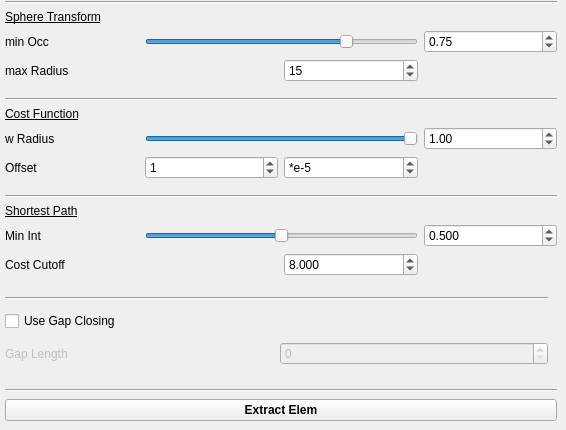
               <widget class="QWidget" name="scrollAreaWidgetContents_2">
                <property name="geometry">
                 <rect>
                  <x>0</x>
                  <y>0</y>
                  <width>566</width>
                  <height>430</height>
                 </rect>
                </property>
                <layout class="QGridLayout" name="gridLayout_6">
                 <property name="leftMargin">
                  <number>0</number>
                 </property>
                 <property name="topMargin">
                  <number>0</number>
                 </property>
                 <property name="rightMargin">
                  <number>0</number>
                 </property>
                 <property name="bottomMargin">
                  <number>0</number>
                 </property>
                 <item row="0" column="0">
                  <widget class="QWidget" name="page_vol_scroll_inner" native="true">
                   <property name="minimumSize">
                    <size>
                     <width>280</width>
                     <height>430</height>
                    </size>
                   </property>
                   <property name="maximumSize">
                    <size>
                     <width>16777215</width>
                     <height>460</height>
                    </size>
                   </property>
                   <layout class="QVBoxLayout" name="verticalLayout">
                    <property name="leftMargin">
                     <number>5</number>
                    </property>
                    <property name="topMargin">
                     <number>0</number>
                    </property>
                    <property name="rightMargin">
                     <number>9</number>
                    </property>
                    <property name="bottomMargin">
                     <number>5</number>
                    </property>
                    <item>
                     <widget class="QWidget" name="sphere_widg" native="true">
                      <property name="sizePolicy">
                       <sizepolicy hsizetype="Minimum" vsizetype="Preferred">
                        <horstretch>0</horstretch>
                        <verstretch>0</verstretch>
                       </sizepolicy>
                      </property>
                      <property name="minimumSize">
                       <size>
                        <width>280</width>
                        <height>90</height>
                       </size>
                      </property>
                      <property name="maximumSize">
                       <size>
                        <width>16777215</width>
                        <height>90</height>
                       </size>
                      </property>
                      <layout class="QGridLayout" name="gridLayout_7">
                       <property name="leftMargin">
                        <number>0</number>
                       </property>
                       <property name="topMargin">
                        <number>0</number>
                       </property>
                       <property name="rightMargin">
                        <number>0</number>
                       </property>
                       <item row="1" column="0">
                        <widget class="QLabel" name="label_extr_sphere">
                         <property name="font">
                          <font>
                           <weight>50</weight>
                           <bold>false</bold>
                           <underline>true</underline>
                          </font>
                         </property>
                         <property name="text">
                          <string>Sphere Transform</string>
                         </property>
                        </widget>
                       </item>
                       <item row="0" column="0" colspan="4">
                        <widget class="Line" name="line_4">
                         <property name="orientation">
                          <enum>Qt::Horizontal</enum>
                         </property>
                        </widget>
                       </item>
                       <item row="3" column="0">
                        <widget class="QLabel" name="label_extr_rad">
                         <property name="font">
                          <font>
                           <weight>50</weight>
                           <bold>false</bold>
                          </font>
                         </property>
                         <property name="text">
                          <string>max Radius</string>
                         </property>
                        </widget>
                       </item>
                       <item row="3" column="2">
                        <widget class="QSpinBox" name="box_extr_rad">
                         <property name="font">
                          <font>
                           <weight>50</weight>
                           <bold>false</bold>
                          </font>
                         </property>
                         <property name="minimum">
                          <number>1</number>
                         </property>
                         <property name="value">
                          <number>15</number>
                         </property>
                        </widget>
                       </item>
                       <item row="2" column="3">
                        <widget class="QDoubleSpinBox" name="box_extr_occ">
                         <property name="font">
                          <font>
                           <weight>50</weight>
                           <bold>false</bold>
                          </font>
                         </property>
                         <property name="maximum">
                          <double>1.000000000000000</double>
                         </property>
                         <property name="singleStep">
                          <double>0.010000000000000</double>
                         </property>
                         <property name="value">
                          <double>0.750000000000000</double>
                         </property>
                        </widget>
                       </item>
                       <item row="2" column="1" colspan="2">
                        <widget class="QSlider" name="slider_extr_occ">
                         <property name="maximum">
                          <number>100</number>
                         </property>
                         <property name="sliderPosition">
                          <number>75</number>
                         </property>
                         <property name="orientation">
                          <enum>Qt::Horizontal</enum>
                         </property>
                        </widget>
                       </item>
                       <item row="2" column="0">
                        <widget class="QLabel" name="label_extr_occ">
                         <property name="font">
                          <font>
                           <weight>50</weight>
                           <bold>false</bold>
                          </font>
                         </property>
                         <property name="text">
                          <string>min Occ</string>
                         </property>
                        </widget>
                       </item>
                      </layout>
                     </widget>
                    </item>
                    <item>
                     <widget class="QWidget" name="cost_widg" native="true">
                      <property name="sizePolicy">
                       <sizepolicy hsizetype="Minimum" vsizetype="Preferred">
                        <horstretch>0</horstretch>
                        <verstretch>0</verstretch>
                       </sizepolicy>
                      </property>
                      <property name="minimumSize">
                       <size>
                        <width>280</width>
                        <height>90</height>
                       </size>
                      </property>
                      <property name="maximumSize">
                       <size>
                        <width>16777215</width>
                        <height>90</height>
                       </size>
                      </property>
                      <layout class="QGridLayout" name="gridLayout_8" columnstretch="0,0,0,0">
                       <property name="leftMargin">
                        <number>0</number>
                       </property>
                       <property name="topMargin">
                        <number>0</number>
                       </property>
                       <property name="rightMargin">
                        <number>0</number>
                       </property>
                       <item row="2" column="1" colspan="2">
                        <widget class="QSlider" name="slider_extr_cost">
                         <property name="maximum">
                          <number>100</number>
                         </property>
                         <property name="singleStep">
                          <number>1</number>
                         </property>
                         <property name="sliderPosition">
                          <number>100</number>
                         </property>
                         <property name="orientation">
                          <enum>Qt::Horizontal</enum>
                         </property>
                        </widget>
                       </item>
                       <item row="3" column="1">
                        <widget class="QSpinBox" name="box_extr_off_f">
                         <property name="font">
                          <font>
                           <weight>50</weight>
                           <bold>false</bold>
                          </font>
                         </property>
                         <property name="value">
                          <number>1</number>
                         </property>
                        </widget>
                       </item>
                       <item row="0" column="0" colspan="4">
                        <widget class="Line" name="line_5">
                         <property name="orientation">
                          <enum>Qt::Horizontal</enum>
                         </property>
                        </widget>
                       </item>
                       <item row="3" column="0">
                        <widget class="QLabel" name="label_extr_off">
                         <property name="font">
                          <font>
                           <weight>50</weight>
                           <bold>false</bold>
                          </font>
                         </property>
                         <property name="text">
                          <string>Offset</string>
                         </property>
                        </widget>
                       </item>
                       <item row="2" column="0">
                        <widget class="QLabel" name="label_extr_int_2">
                         <property name="font">
                          <font>
                           <weight>50</weight>
                           <bold>false</bold>
                          </font>
                         </property>
                         <property name="text">
                          <string>w Radius</string>
                         </property>
                        </widget>
                       </item>
                       <item row="2" column="3">
                        <widget class="QDoubleSpinBox" name="box_extr_cost">
                         <property name="font">
                          <font>
                           <weight>50</weight>
                           <bold>false</bold>
                          </font>
                         </property>
                         <property name="maximum">
                          <double>10.000000000000000</double>
                         </property>
                         <property name="singleStep">
                          <double>0.010000000000000</double>
                         </property>
                         <property name="value">
                          <double>1.000000000000000</double>
                         </property>
                        </widget>
                       </item>
                       <item row="3" column="2">
                        <widget class="QSpinBox" name="box_extr_off_e">
                         <property name="font">
                          <font>
                           <weight>50</weight>
                           <bold>false</bold>
                          </font>
                         </property>
                         <property name="prefix">
                          <string>*e-</string>
                         </property>
                         <property name="value">
                          <number>5</number>
                         </property>
                        </widget>
                       </item>
                       <item row="1" column="0">
                        <widget class="QLabel" name="label_extr_sphere_2">
                         <property name="font">
                          <font>
                           <weight>50</weight>
                           <bold>false</bold>
                           <underline>true</underline>
                          </font>
                         </property>
                         <property name="text">
                          <string>Cost Function</string>
                         </property>
                        </widget>
                       </item>
                      </layout>
                     </widget>
                    </item>
                    <item>
                     <widget class="QWidget" name="sp_widg" native="true">
                      <property name="minimumSize">
                       <size>
                        <width>280</width>
                        <height>90</height>
                       </size>
                      </property>
                      <property name="maximumSize">
                       <size>
                        <width>16777215</width>
                        <height>90</height>
                       </size>
                      </property>
                      <layout class="QGridLayout" name="gridLayout_9" columnstretch="1,1,1,1">
                       <property name="leftMargin">
                        <number>0</number>
                       </property>
                       <property name="topMargin">
                        <number>0</number>
                       </property>
                       <property name="rightMargin">
                        <number>0</number>
                       </property>
                       <item row="0" column="0" colspan="4">
                        <widget class="Line" name="line_7">
                         <property name="orientation">
                          <enum>Qt::Horizontal</enum>
                         </property>
                        </widget>
                       </item>
                       <item row="2" column="0">
                        <widget class="QLabel" name="label_extr_idd_2">
                         <property name="font">
                          <font>
                           <weight>50</weight>
                           <bold>false</bold>
                          </font>
                         </property>
                         <property name="text">
                          <string>Min Int</string>
                         </property>
                        </widget>
                       </item>
                       <item row="1" column="0">
                        <widget class="QLabel" name="label_extr_sp">
                         <property name="font">
                          <font>
                           <weight>50</weight>
                           <bold>false</bold>
                           <underline>true</underline>
                          </font>
                         </property>
                         <property name="text">
                          <string>Shortest Path</string>
                         </property>
                        </widget>
                       </item>
                       <item row="2" column="3">
                        <widget class="QDoubleSpinBox" name="box_extr_min_int">
                         <property name="font">
                          <font>
                           <weight>50</weight>
                           <bold>false</bold>
                          </font>
                         </property>
                         <property name="decimals">
                          <number>3</number>
                         </property>
                         <property name="maximum">
                          <double>1.000000000000000</double>
                         </property>
                         <property name="value">
                          <double>0.500000000000000</double>
                         </property>
                        </widget>
                       </item>
                       <item row="2" column="1" colspan="2">
                        <widget class="QSlider" name="slider_extr_min_int">
                         <property name="maximum">
                          <number>100</number>
                         </property>
                         <property name="singleStep">
                          <number>1</number>
                         </property>
                         <property name="value">
                          <number>50</number>
                         </property>
                         <property name="sliderPosition">
                          <number>50</number>
                         </property>
                         <property name="orientation">
                          <enum>Qt::Horizontal</enum>
                         </property>
                        </widget>
                       </item>
                       <item row="3" column="2">
                        <widget class="QDoubleSpinBox" name="box_extr_cut">
                         <property name="font">
                          <font>
                           <weight>50</weight>
                           <bold>false</bold>
                          </font>
                         </property>
                         <property name="decimals">
                          <number>3</number>
                         </property>
                         <property name="maximum">
                          <double>10000.000000000000000</double>
                         </property>
                         <property name="value">
                          <double>8.000000000000000</double>
                         </property>
                        </widget>
                       </item>
                       <item row="3" column="0">
                        <widget class="QLabel" name="label_extr_cutoff">
                         <property name="font">
                          <font>
                           <weight>50</weight>
                           <bold>false</bold>
                          </font>
                         </property>
                         <property name="text">
                          <string>Cost Cutoff</string>
                         </property>
                        </widget>
                       </item>
                      </layout>
                     </widget>
                    </item>
                    <item>
                     <widget class="QWidget" name="gap_widg" native="true">
                      <property name="minimumSize">
                       <size>
                        <width>280</width>
                        <height>60</height>
                       </size>
                      </property>
                      <property name="maximumSize">
                       <size>
                        <width>16777215</width>
                        <height>90</height>
                       </size>
                      </property>
                      <layout class="QGridLayout" name="gridLayout_10">
                       <property name="leftMargin">
                        <number>0</number>
                       </property>
                       <property name="topMargin">
                        <number>0</number>
                       </property>
                       <item row="0" column="0" colspan="2">
                        <widget class="Line" name="line_6">
                         <property name="orientation">
                          <enum>Qt::Horizontal</enum>
                         </property>
                        </widget>
                       </item>
                       <item row="1" column="0">
                        <widget class="QCheckBox" name="box_gap_closing">
                         <property name="font">
                          <font>
                           <weight>50</weight>
                           <bold>false</bold>
                          </font>
                         </property>
                         <property name="text">
                          <string>Use Gap Closing</string>
                         </property>
                        </widget>
                       </item>
                       <item row="2" column="0">
                        <widget class="QLabel" name="label_extr_gap_len">
                         <property name="enabled">
                          <bool>false</bool>
                         </property>
                         <property name="font">
                          <font>
                           <weight>50</weight>
                           <bold>false</bold>
                          </font>
                         </property>
                         <property name="text">
                          <string>Gap Length</string>
                         </property>
                        </widget>
                       </item>
                       <item row="2" column="1">
                        <widget class="QSpinBox" name="box_extr_gap_len">
                         <property name="enabled">
                          <bool>false</bool>
                         </property>
                         <property name="font">
                          <font>
                           <weight>50</weight>
                           <bold>false</bold>
                          </font>
                         </property>
                         <property name="maximum">
                          <number>1000</number>
                         </property>
                        </widget>
                       </item>
                      </layout>
                     </widget>
                    </item>
                    <item>
                     <widget class="Line" name="line_9">
                      <property name="orientation">
                       <enum>Qt::Horizontal</enum>
                      </property>
                     </widget>
                    </item>
                    <item>
                     <widget class="QPushButton" name="button_extr">
                      <property name="font">
                       <font>
                        <weight>75</weight>
                        <bold>true</bold>
                       </font>
                      </property>
                      <property name="text">
                       <string>Extract Elem</string>
                      </property>
                     </widget>
                    </item>
                   </layout>
                  </widget>
                 </item>
                </layout>
               </widget>
